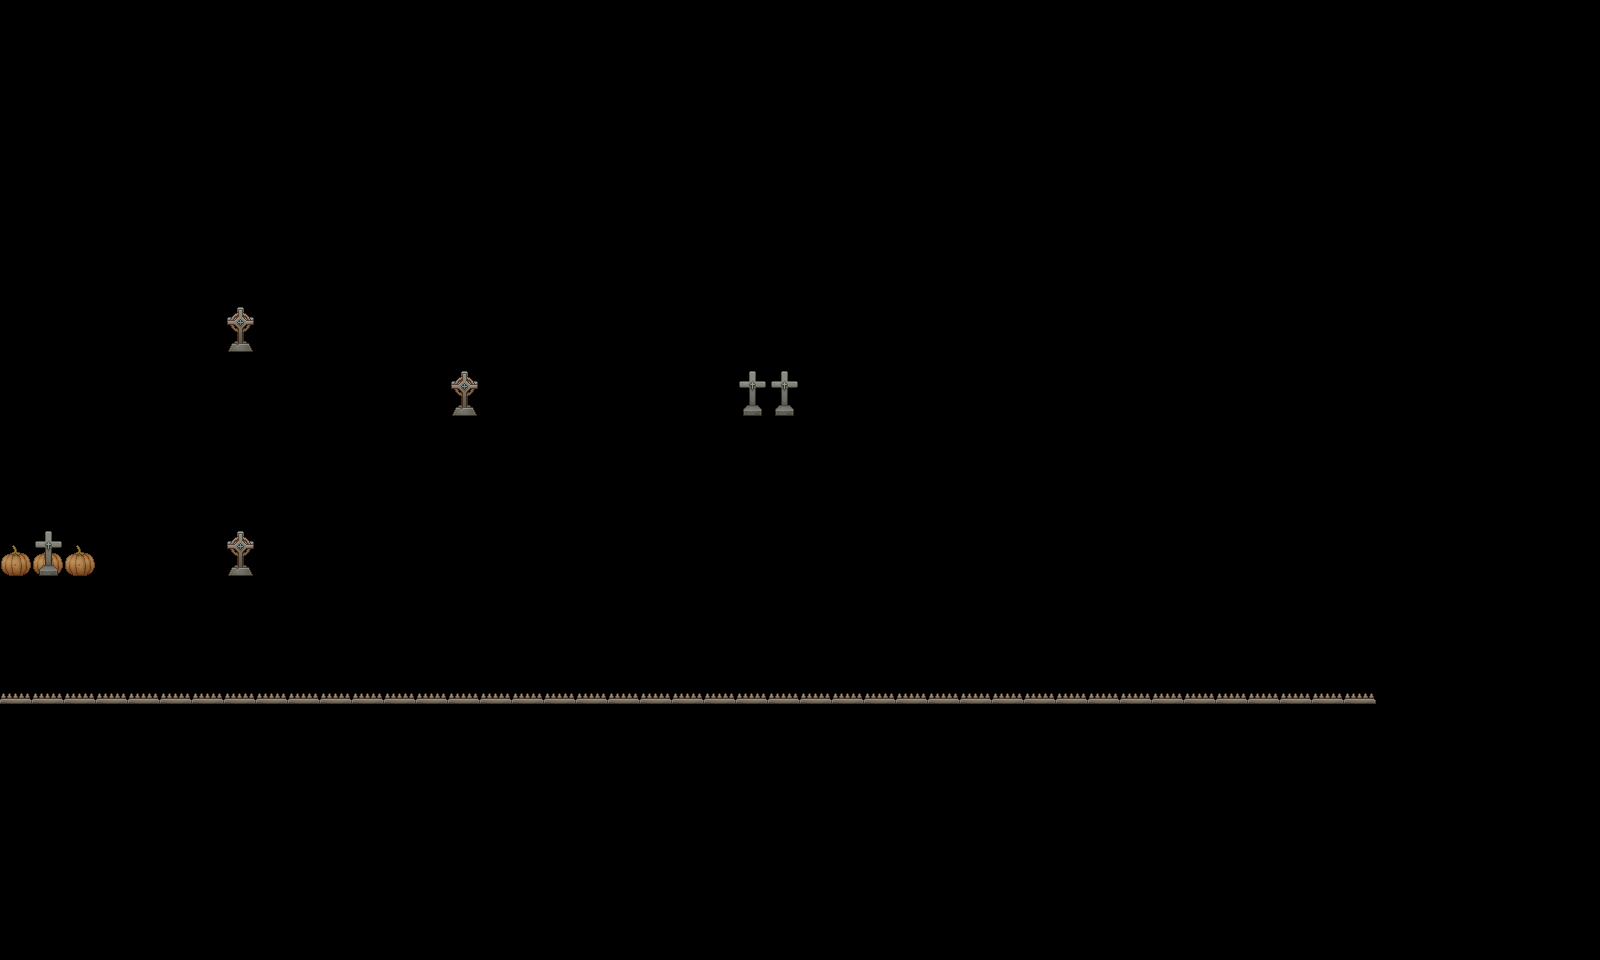

The image is a tile-based game level rendered from a .tmx file. Its description and source (layers, tilesets, objects; grid data summarised) follow:
An orthogonal 50x30 tile map with 32x32 px tiles, 4 tile layers (Tile Layer 1, Tile Layer 2, end map, check point), 2 tilesets and 34 objects (Player).

<map version="1.10" tiledversion="1.11.0" orientation="orthogonal" renderorder="right-down" width="50" height="30" tilewidth="32" tileheight="32" infinite="0" nextlayerid="8" nextobjectid="39">
 <tileset firstgid="1" source="../tsx/bg.tsx" />
 <tileset firstgid="257" source="../tsx/decor.tsx" />
 <layer id="1" name="Tile Layer 1" width="50" height="30">
  <data>[1500 cells, 11 non-empty, 3 distinct tile ids]</data>
 </layer>
 <layer id="5" name="Tile Layer 2" width="50" height="30">
  <data>[1500 cells, 0 non-empty, 0 distinct tile ids]</data>
 </layer>
 <layer id="3" name="end map" width="50" height="30">
  <data>[1500 cells, 43 non-empty, 1 distinct tile ids]</data>
 </layer>
 <objectgroup id="4" name="Can move">
  <object id="6" name="Player" x="47.3333" y="517.333">
   <point />
  </object>
 </objectgroup>
 <objectgroup id="2" name="Object Layer 1">
  <object id="1" gid="2" x="2" y="608" width="32" height="32" />
  <object id="2" gid="2" x="32.6667" y="607.333" width="32" height="32" />
  <object id="3" gid="2" x="66.6667" y="608" width="32" height="32" />
  <object id="4" gid="2" x="98" y="606.667" width="32" height="32" />
  <object id="7" gid="2" x="0.666667" y="273.333" width="32" height="32" />
  <object id="8" gid="2" x="317.333" y="128.667" width="32" height="32" />
  <object id="9" gid="2" x="188" y="127.333" width="32" height="32" />
  <object id="10" gid="2" x="220" y="125.333" width="32" height="32" />
  <object id="11" gid="2" x="157.333" y="126.667" width="32" height="32" />
  <object id="12" gid="2" x="126" y="127.333" width="32" height="32" />
  <object id="13" gid="2" x="94" y="128" width="32" height="32" />
  <object id="14" gid="2" x="64.6667" y="128" width="32" height="32" />
  <object id="15" gid="2" x="33.3333" y="128.667" width="32" height="32" />
  <object id="16" gid="60" x="200.667" y="606.667" width="32" height="32" />
  <object id="17" gid="60" x="229.333" y="608" width="32" height="32" />
  <object id="18" gid="60" x="258" y="608" width="32" height="32" />
  <object id="19" gid="60" x="291.333" y="607.333" width="32" height="32" />
  <object id="20" gid="60" x="323.333" y="575.333" width="32" height="32" />
  <object id="21" gid="60" x="352" y="543.333" width="32" height="32" />
  <object id="22" gid="60" x="419.333" y="448.667" width="32" height="32" />
  <object id="23" gid="60" x="451.333" y="448" width="32" height="32" />
  <object id="24" gid="60" x="481.333" y="446.667" width="32" height="32" />
  <object id="25" gid="60" x="192.667" y="384" width="32" height="32" />
  <object id="26" gid="60" x="224" y="384" width="32" height="32" />
  <object id="27" gid="60" x="256" y="383.333" width="32" height="32" />
  <object id="31" gid="60" x="518" y="450" width="32" height="32" />
  <object id="32" gid="60" x="548" y="450" width="32" height="32" />
  <object id="33" gid="60" x="576" y="448" width="32" height="32" />
  <object id="34" gid="60" x="614" y="446" width="32" height="32" />
  <object id="35" gid="60" x="652" y="446" width="32" height="32" />
  <object id="36" gid="60" x="690" y="448" width="32" height="32" />
  <object id="37" gid="60" x="728" y="448" width="32" height="32" />
  <object id="38" gid="60" x="766" y="446" width="32" height="32" />
 </objectgroup>
 <layer id="6" name="check point" width="50" height="30">
  <data>[1500 cells, 10 non-empty, 4 distinct tile ids]</data>
 </layer>
 <objectgroup id="7" name="Object Layer 2" />
</map>
